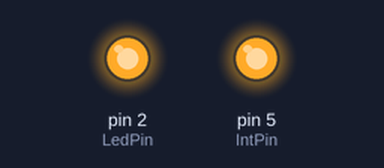
A sketch run on a simulated Arduino Uno, built with avr-gcc and run on an emulated ATmega328P. On the bench: output pins drawn as LEDs (lit = HIGH). What the sketch prints to the serial monitor is not drawn.

Above: at 0.5 s.
At 6.0 s:
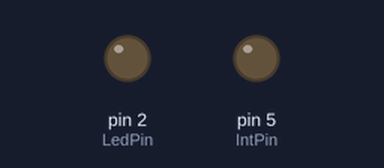
Timing chart, 0 to 14.3 s (numbered marks = the images above):
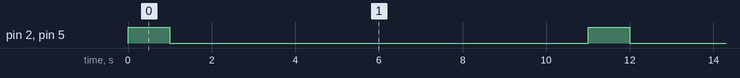

Measured:
- by itself, pin 2 (LedPin), pin 5 (IntPin): alternates HIGH for 1.0 s and LOW for 10.0 s

The sketch:

uno_sleep_waker.ino
```cpp
#define IntPin 5
#define LedPin 2

void setup() {
  // put your setup code here, to run once:
  Serial.begin(9600);
  pinMode(IntPin, OUTPUT);
  pinMode(LedPin, OUTPUT);
  digitalWrite(IntPin, LOW);
}

void loop() {
  // put your main code here, to run repeatedly:
  Serial.println("Sending interupt");
  digitalWrite(IntPin, HIGH);
  digitalWrite(LedPin, HIGH);
  delay(1000);
  digitalWrite(IntPin, LOW);
  digitalWrite(LedPin, LOW);
  delay(10000);
}
```
